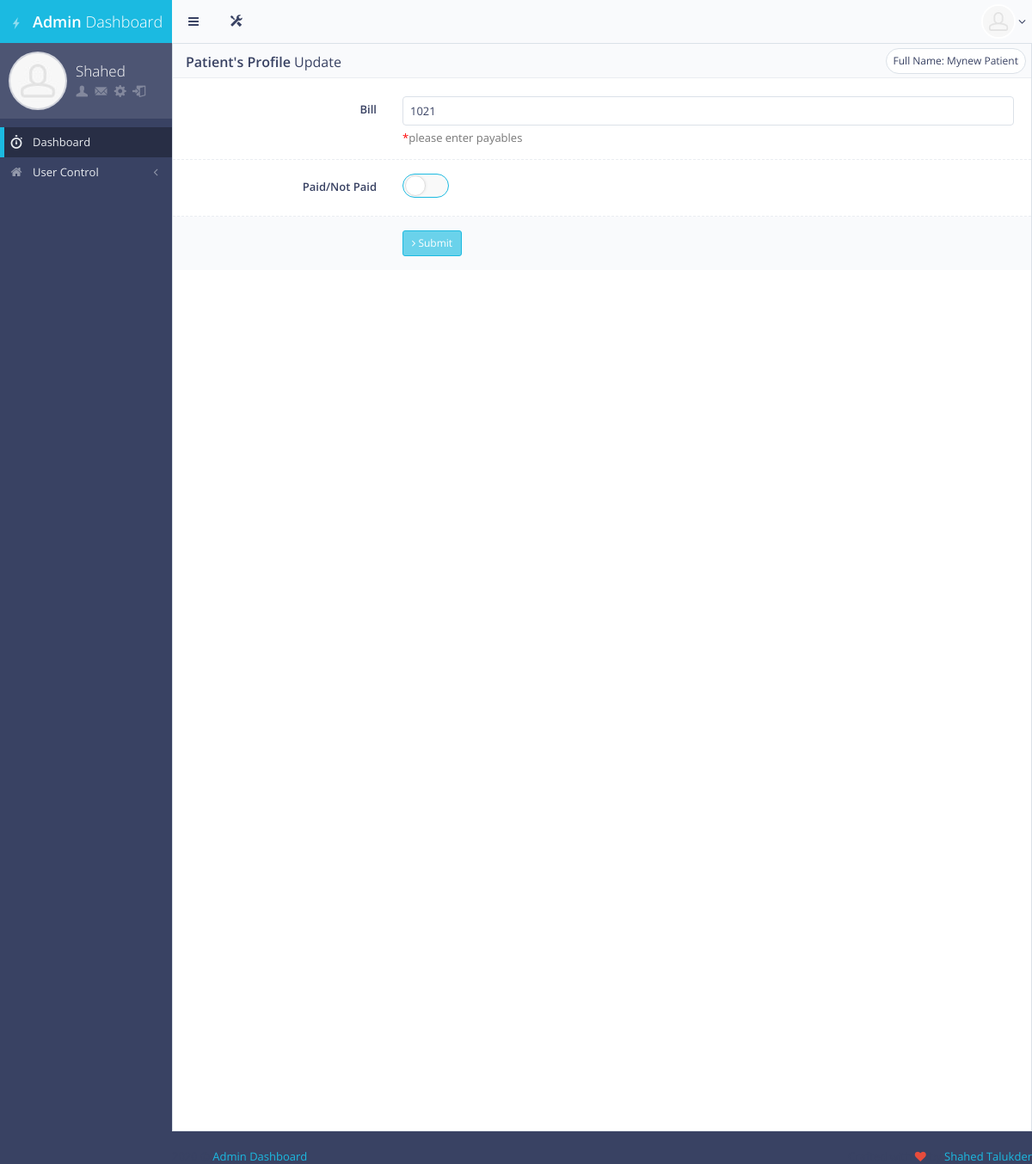
/edit_bill/18/ (signed in), run on an earlier commit of the app's database.
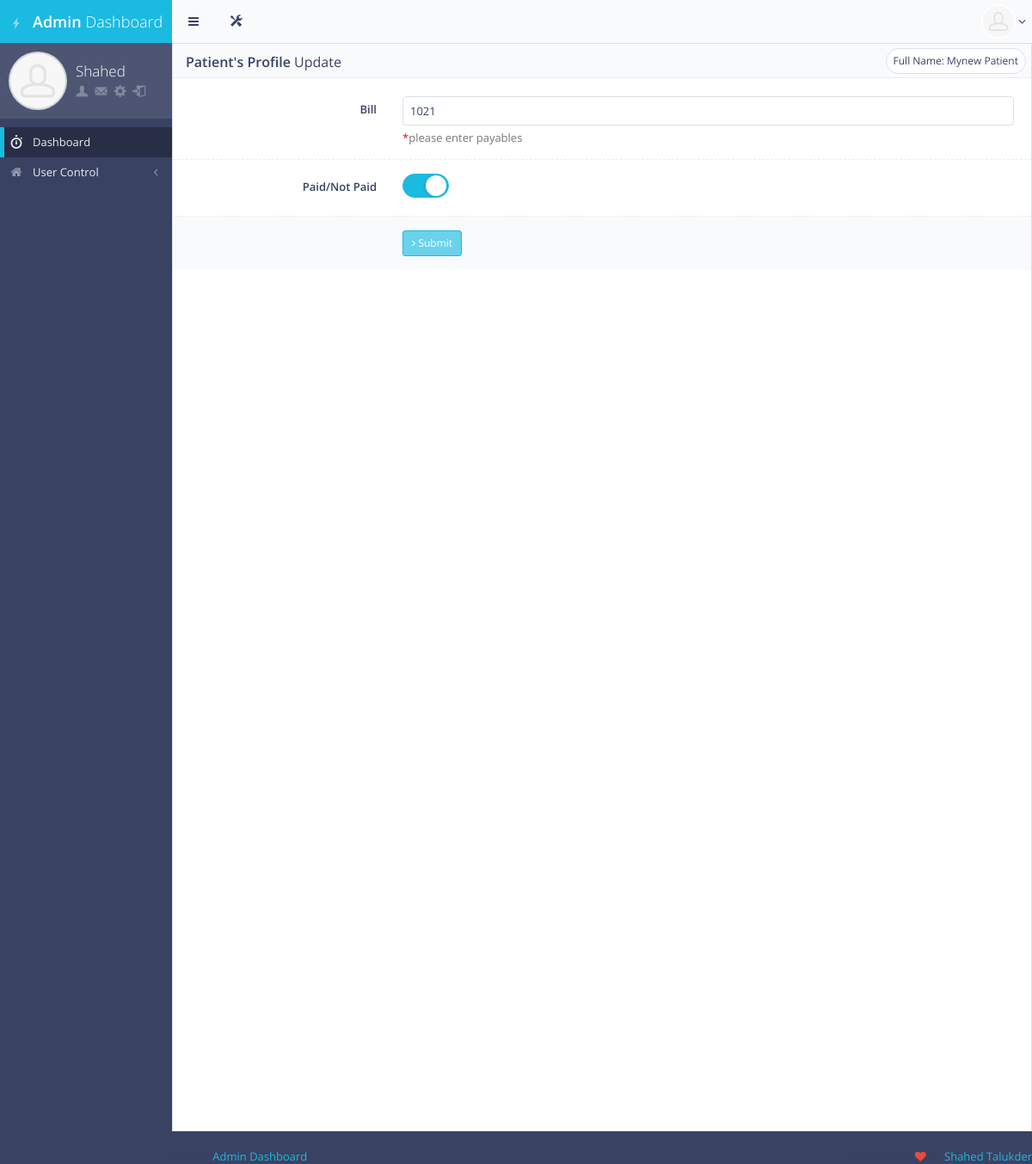
And on a later commit of the database.
### main/models.py (models this page shows, shortened)
class Bill(models.Model):
    patient = models.OneToOneField(Patient, on_delete=models.CASCADE, primary_key=True)
    bill = models.CharField(max_length=120,blank=True,null=True)
    paid = models.BooleanField(default=False)
    class Meta:
        db_table = "billing_information"

class Patient(models.Model):
    user = models.OneToOneField(User,on_delete=models.CASCADE,primary_key=True,related_name='user')
    full_name = models.CharField(max_length=50, blank=True, null=True)
    address = models.CharField(max_length=500, blank=True, null=True)
    age = models.CharField(max_length=50, blank=True, null=True)
    phone_no = models.CharField(max_length=50, blank=True, null=True)
    released = models.BooleanField(default=False)
    class Meta:
        db_table = "patient_info"

### frontend/views.py (the view, shortened to what this page needs)
# urls.py: url(r'^edit_bill/(?P<id>.*)/$', views.edit_bill, name="edit_bill"),
def edit_bill(request, id):
    if request.user.is_authenticated and request.user.is_superuser:
        bill = Bill.objects.filter(pk=id)
        return render(request, 'front/edit_bill.html', {"title":"Edit Bill", "bill":bill})
    else:
        return redirect('/')

### frontend/templates/front/edit_bill.html (shortened to what this page needs)
{%extends 'front/base.html'%}
{%load static%}
{%block main_content%}
<div class="row">
    <div class="col-md-12">
        <div class="block">
            <div class="block-title">
                <div class="block-options pull-right">
                    {%for i in bill%}
                    <a href="javascript:void(0)" class="btn btn-alt btn-sm btn-default toggle-bordered enable-tooltip" data-toggle="button" title="" data-original-title="Toggles .form-bordered class">Full Name: {{i.patient.full_name | title}}</a>
                    {%endfor%}
                </div>
                <h2><strong>Patient's Profile</strong> Update</h2>
            </div>
            <form method="POST" class="form-horizontal form-bordered">
                {%for i in bill%}
                <div class="form-group ">
                    <label class="col-md-3 control-label " for="example-email-input ">Bill</label>
                    <div class="col-md-9 ">
                        <input type="text " id="email" name="patientbill" class="form-control " placeholder="Enter Phone Number " value="{{i.bill}}">
                        <span class="help-block "><span style="color:red ">*</span>please enter payables</span>
                    </div>
                </div>
                <div class="form-group ">
                    <label class="col-md-3 control-label " for="example-email-input ">Paid/Not Paid</label>
                    <div class="col-md-9 ">
                        {%if i.paid == True%}
                        <label class="switch switch-primary"><input type="checkbox" id="checkbox" name="paid" checked><span></span></label>
                        {%else%}
                        <label class="switch switch-primary"><input type="checkbox" id="checkbox" name="paid"><span></span></label>
                        {%endif%}
                    </div>
                </div>
                <div class="form-group form-actions ">
                    <div class="col-md-9 col-md-offset-3 ">
                        <button type="submit " class="btn btn-sm btn-primary "><i class="fa fa-angle-right "></i> Submit</button>
                    </div>
                </div>
                {%endfor%}
            </form>
        </div>
    </div>
</div>
{%endblock main_content%}

What changed in the data, as far as the page shows it:
changed Bill "Mynew Patient": paid False → True (drawn)
